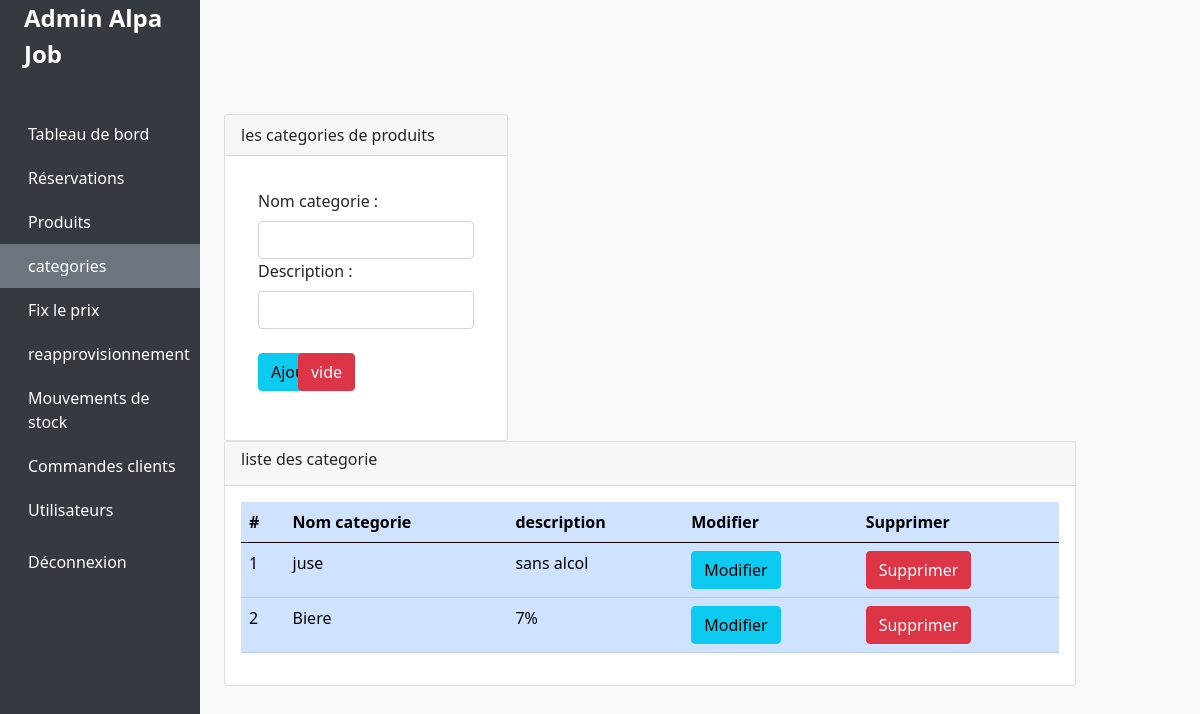
Screenshot of /view/categorie.php (signed in) with the database file from the repository.
### tables this page shows
CREATE TABLE `categorie` (
  `id_categorie` int(11) NOT NULL,
  `nom_categorie` varchar(100) DEFAULT NULL,
  `description` text DEFAULT NULL
);

### models/class/class_categorie.php (called while the page is built, shortened)
<?php
class fonction {
    private $con;
    public function __construct($con) {
        $this->con = $con;
    }
    public function get_categorie(): array {
        try {
            $query = "SELECT * FROM categorie";
            $stmt = $this->con->prepare($query);
            $stmt->execute();
            return $stmt->fetchAll(PDO::FETCH_ASSOC);
        } catch (PDOException $e) {
            error_log("Erreur get_categorie: " . $e->getMessage());
            return [];
        }
    }
}
?>

### view/categorie.php (the view, shortened to what this page needs)
<?php
    require_once("../connexion/connexion.php");
    require_once('../models/class/class_categorie.php');
    $db = new connexion();
    $con = $db->getconnexion();
    $affichage = new fonction($con);
    $affiche = $affichage->get_categorie();
?>
<!DOCTYPE html>
<html lang="en">
<head>
    <link href="https://cdn.jsdelivr.net/npm/bootstrap@5.0.2/dist/css/bootstrap.min.css" rel="stylesheet">
    <link rel="stylesheet" href="css/nav_admin.css">
</head>
<body>
    <main>
        <div class="container-fluid bg-light ">
            <div class="row align-items-center">
                <?php require_once('nav_admin.php')?>
                <div class="col-md-8 col-lg-9 p-4 ">
                    <div class="col-md-4">
                        <?php if( empty($_GET['modifier'])) :?>
                                <div class="card">
                                    <div class="card-header">
                                        les categories de produits
                                    </div>
                                    <div class="card-body">
                                            <div class="alert">
                                            <form action="../models/controleurs/controls_categorie.php" method="post">
                                                <label for="" class="form-label">Nom categorie :</label>
                                                <input type="text" class="form-control" required autocomplete="off"  name="nom">
                                                <label for="" class="form-label">Description :</label>
                                                <input type="text" class="form-control" required autocomplete="off" name="description">
                                                <div class="row mt-4">
                                                    <div class="col-md-2 ">
                                                        <button type="submit" class="btn btn-info " name="ajouter">Ajouter </button>
                                                    </div>
                                                    <div class="col-md-2">
                                                    <button type="reset" class="btn btn-danger ">vide</button>
                                                    </div>
                                                </div>
                                            </form>
                                    </div>
                                </div>
                        <?php endif ?>
                    </div>
                </div>
                    <div class="col-md-12">
                        <div class="card">
                            <div class="card-header">
                                <h6>liste des categorie</h6>
                            </div>
                            <div class="card-body">
                                <div class="table-responsive">
                                                <table
                                                    class="table table-primary"
                                                >
                                                    <thead>
                                                        <tr>
                                                            <th scope="col">#</th>
                                                            <th scope="col">Nom categorie</th>
                                                            <th scope="col">description</th>
                                                            <th>Modifier</th>
                                                            <th>Supprimer</th>
                                                        </tr>
                                                    </thead>
                                                    <tbody>
                                                        <?php
                                                                $i=0;
                                                                foreach($affiche as $aff) { $i++
                                                            ?>
                                                        <tr class="">
                                                            <td><?= $i ?></td>
                                                            <td><?= $aff['nom_categorie'] ?></td>
                                                            <td><?= $aff['description'] ?></td>
                                                            <td><a href="categorie.php? modifier=<?= $aff['id_categorie']?>"><button class="btn btn-info">Modifier</button></a></td>
                                                            <td><a href="categorie.php? supprimer=<?= $aff['id_categorie']?>"><button class="btn btn-danger">Supprimer</button></a></td>
                                                        <?php }  ?>
                                                        </tr>
                                                    </tbody>
                                                </table>
                                            </div>
                                </div>
                            </div>
                        </div>
                    </div>
        </div>
    </main>
</body>
</html>

### view/css/nav_admin.css (style rules this page uses)
body { background-color: #f8f9fa; }

### rows the page displays
categorie: nom_categorie "juse", description "sans alcol"
categorie: nom_categorie "Biere", description "7%"
